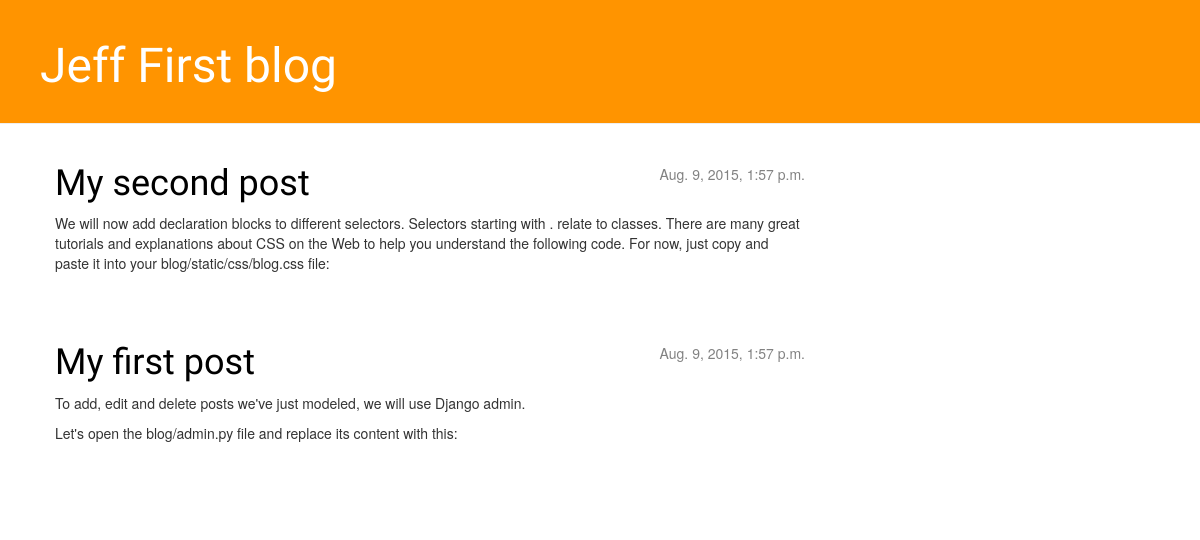
Before: / with the older database file.
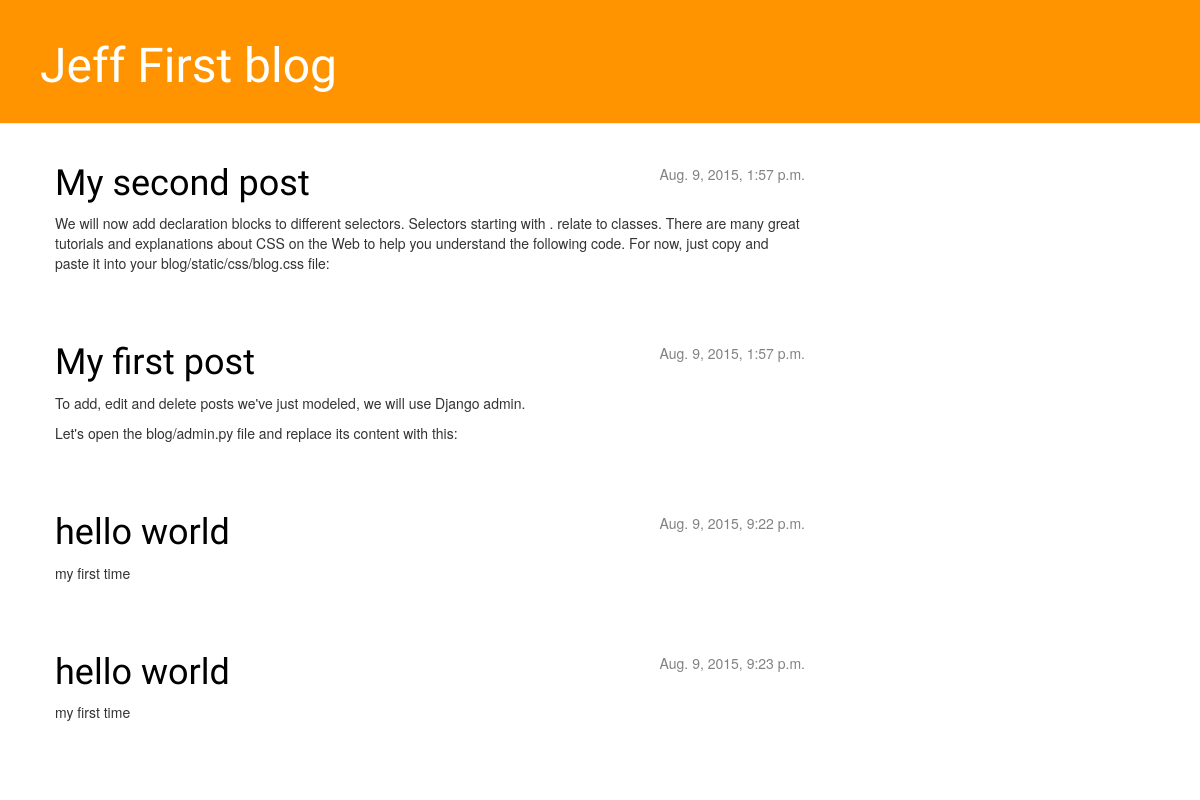
After: the same page with the newer database file.
### blog/models.py (models this page shows, shortened)
class Post(models.Model):
    author = models.ForeignKey('auth.User')
    title = models.CharField(max_length=200)
    text = models.TextField()
    create_date = models.DateTimeField(default=timezone.now)
    published_date =models.DateTimeField(blank=True, null=True)

### blog/views.py (the view)
# urls.py: url(r'^$', views.post_list, name='post_list'),
def post_list(request):
    posts = Post.objects.filter(published_date__lte=timezone.now()).order_by('published_date')
    return render(request, 'blog/post_list.html', {'posts':posts})

### blog/templates/blog/post_list.html
{% extends "blog/base.html" %}
{% block content %}
    {% for post in posts %}
        <div class="post">
            <div class="date">
                {{ post.published_date }}
            </div>
            <h1><a href="{% url "post_detail" pk=post.pk %}">{{ post.title }}</a></h1>
            <p>{{ post.text|linebreaks }}</p>
        </div>
    {% endfor %}
{% endblock content %}

Changed rows visible on the page:
added Post: published_date "Aug. 9, 2015, 9:22 p.m.", title "hello world", text "my first time"
added Post: published_date "Aug. 9, 2015, 9:23 p.m.", title "hello world", text "my first time"
